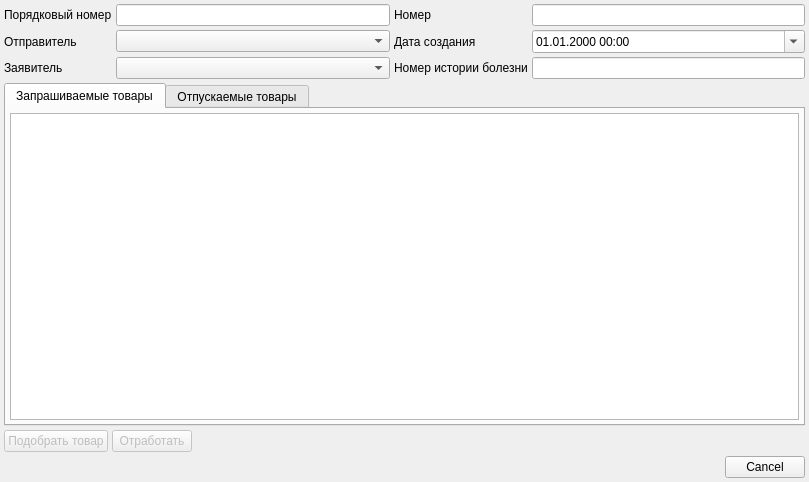
<?xml version="1.0" encoding="UTF-8"?>
<ui version="4.0">
 <class>M11DocumentDialog</class>
 <widget class="QDialog" name="M11DocumentDialog">
  <property name="geometry">
   <rect>
    <x>0</x>
    <y>0</y>
    <width>809</width>
    <height>482</height>
   </rect>
  </property>
  <property name="windowTitle">
   <string>Dialog</string>
  </property>
  <layout class="QGridLayout" name="gridLayout_2">
   <property name="margin">
    <number>4</number>
   </property>
   <property name="spacing">
    <number>4</number>
   </property>
   <item row="0" column="0">
    <layout class="QGridLayout" name="gridLayout">
     <item row="1" column="0">
      <widget class="QLabel" name="lblStoreFrom">
       <property name="text">
        <string>Отправитель</string>
       </property>
      </widget>
     </item>
     <item row="1" column="1">
      <widget class="CStoreComboBox" name="cmbStoreFrom">
       <property name="sizePolicy">
        <sizepolicy hsizetype="Expanding" vsizetype="Fixed">
         <horstretch>0</horstretch>
         <verstretch>0</verstretch>
        </sizepolicy>
       </property>
      </widget>
     </item>
     <item row="0" column="0">
      <widget class="QLabel" name="lblDocumentId">
       <property name="text">
        <string>Порядковый номер</string>
       </property>
      </widget>
     </item>
     <item row="0" column="1">
      <widget class="QLineEdit" name="edtDocumentId">
       <property name="sizePolicy">
        <sizepolicy hsizetype="Expanding" vsizetype="Fixed">
         <horstretch>0</horstretch>
         <verstretch>0</verstretch>
        </sizepolicy>
       </property>
       <property name="readOnly">
        <bool>true</bool>
       </property>
      </widget>
     </item>
     <item row="2" column="3">
      <widget class="QLineEdit" name="edtHistoryNumber">
       <property name="sizePolicy">
        <sizepolicy hsizetype="Expanding" vsizetype="Fixed">
         <horstretch>0</horstretch>
         <verstretch>0</verstretch>
        </sizepolicy>
       </property>
      </widget>
     </item>
     <item row="2" column="2">
      <widget class="QLabel" name="lblHistoryNumber">
       <property name="text">
        <string>Номер истории болезни</string>
       </property>
      </widget>
     </item>
     <item row="2" column="0">
      <widget class="QLabel" name="lblUser">
       <property name="text">
        <string>Заявитель</string>
       </property>
      </widget>
     </item>
     <item row="2" column="1">
      <widget class="CUserComboBox" name="cmbUser">
       <property name="sizePolicy">
        <sizepolicy hsizetype="Expanding" vsizetype="Fixed">
         <horstretch>0</horstretch>
         <verstretch>0</verstretch>
        </sizepolicy>
       </property>
      </widget>
     </item>
     <item row="1" column="2">
      <widget class="QLabel" name="lblDate">
       <property name="text">
        <string>Дата создания</string>
       </property>
      </widget>
     </item>
     <item row="1" column="3">
      <widget class="QDateTimeEdit" name="edtDatetime">
       <property name="sizePolicy">
        <sizepolicy hsizetype="Expanding" vsizetype="Fixed">
         <horstretch>0</horstretch>
         <verstretch>0</verstretch>
        </sizepolicy>
       </property>
       <property name="displayFormat">
        <string>dd.MM.yyyy HH:mm</string>
       </property>
       <property name="calendarPopup">
        <bool>true</bool>
       </property>
      </widget>
     </item>
     <item row="0" column="2">
      <widget class="QLabel" name="lblNumber">
       <property name="text">
        <string>Номер</string>
       </property>
      </widget>
     </item>
     <item row="0" column="3">
      <widget class="QLineEdit" name="edtNumber">
       <property name="sizePolicy">
        <sizepolicy hsizetype="Expanding" vsizetype="Fixed">
         <horstretch>0</horstretch>
         <verstretch>0</verstretch>
        </sizepolicy>
       </property>
       <property name="readOnly">
        <bool>false</bool>
       </property>
      </widget>
     </item>
    </layout>
   </item>
   <item row="1" column="0">
    <widget class="QTabWidget" name="tabWidget">
     <property name="currentIndex">
      <number>0</number>
     </property>
     <widget class="QWidget" name="tabRequestDocumentItems">
      <attribute name="title">
       <string>Запрашиваемые товары</string>
      </attribute>
      <layout class="QGridLayout" name="gridLayout_3">
       <property name="margin">
        <number>4</number>
       </property>
       <property name="spacing">
        <number>4</number>
       </property>
       <item row="0" column="0">
        <widget class="CItemListView" name="tblRequestDocumentItems"/>
       </item>
      </layout>
     </widget>
     <widget class="QWidget" name="tabM11DocumentItems">
      <attribute name="title">
       <string>Отпускаемые товары</string>
      </attribute>
      <layout class="QGridLayout" name="gridLayout_4">
       <property name="margin">
        <number>4</number>
       </property>
       <property name="spacing">
        <number>4</number>
       </property>
       <item row="0" column="0">
        <widget class="CItemListView" name="tblM11DocumentItems"/>
       </item>
      </layout>
     </widget>
    </widget>
   </item>
   <item row="2" column="0">
    <layout class="QHBoxLayout" name="horizontalLayout">
     <property name="spacing">
      <number>4</number>
     </property>
     <item>
      <widget class="QPushButton" name="btnSelectItems">
       <property name="enabled">
        <bool>false</bool>
       </property>
       <property name="text">
        <string>Подобрать товар</string>
       </property>
      </widget>
     </item>
     <item>
      <widget class="QPushButton" name="btnFinalize">
       <property name="enabled">
        <bool>false</bool>
       </property>
       <property name="text">
        <string>Отработать</string>
       </property>
      </widget>
     </item>
     <item>
      <spacer name="horizontalSpacer">
       <property name="orientation">
        <enum>Qt::Horizontal</enum>
       </property>
       <property name="sizeHint" stdset="0">
        <size>
         <width>40</width>
         <height>20</height>
        </size>
       </property>
      </spacer>
     </item>
    </layout>
   </item>
   <item row="3" column="0">
    <widget class="QDialogButtonBox" name="buttonBox">
     <property name="orientation">
      <enum>Qt::Horizontal</enum>
     </property>
     <property name="standardButtons">
      <set>QDialogButtonBox::Cancel</set>
     </property>
    </widget>
   </item>
  </layout>
 </widget>
 <customwidgets>
  <customwidget>
   <class>CStoreComboBox</class>
   <extends>QComboBox</extends>
   <header>Pharmacy/ItemListComboBox.h</header>
  </customwidget>
  <customwidget>
   <class>CItemListView</class>
   <extends>QTableView</extends>
   <header>library/ItemListView.h</header>
  </customwidget>
  <customwidget>
   <class>CUserComboBox</class>
   <extends>QComboBox</extends>
   <header>Pharmacy/ItemListComboBox.h</header>
  </customwidget>
 </customwidgets>
 <tabstops>
  <tabstop>edtDocumentId</tabstop>
  <tabstop>cmbStoreFrom</tabstop>
  <tabstop>tabWidget</tabstop>
  <tabstop>tblRequestDocumentItems</tabstop>
  <tabstop>btnSelectItems</tabstop>
  <tabstop>btnFinalize</tabstop>
  <tabstop>buttonBox</tabstop>
  <tabstop>tblM11DocumentItems</tabstop>
 </tabstops>
 <resources/>
 <connections>
  <connection>
   <sender>buttonBox</sender>
   <signal>accepted()</signal>
   <receiver>M11DocumentDialog</receiver>
   <slot>accept()</slot>
   <hints>
    <hint type="sourcelabel">
     <x>252</x>
     <y>459</y>
    </hint>
    <hint type="destinationlabel">
     <x>157</x>
     <y>274</y>
    </hint>
   </hints>
  </connection>
  <connection>
   <sender>buttonBox</sender>
   <signal>rejected()</signal>
   <receiver>M11DocumentDialog</receiver>
   <slot>reject()</slot>
   <hints>
    <hint type="sourcelabel">
     <x>320</x>
     <y>459</y>
    </hint>
    <hint type="destinationlabel">
     <x>286</x>
     <y>274</y>
    </hint>
   </hints>
  </connection>
 </connections>
</ui>
